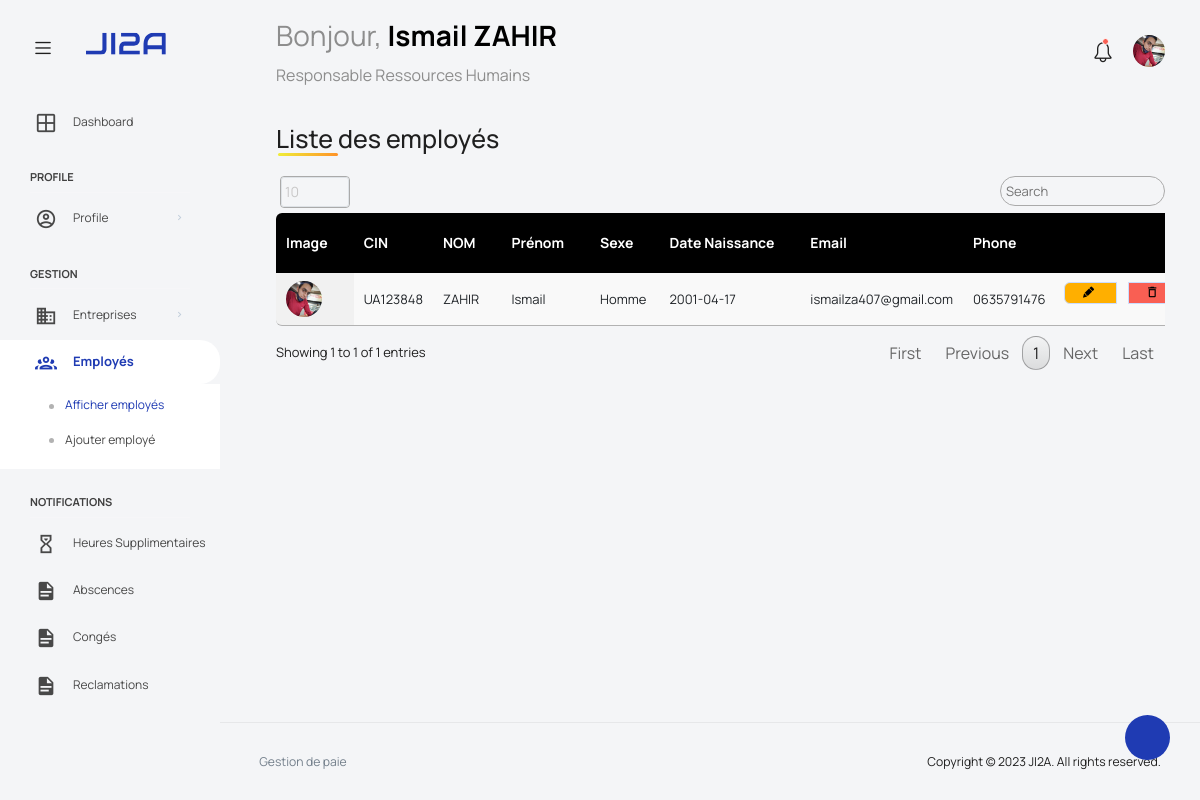
The page /views/view_employes.php (signed in) on the database its author committed.
### tables this page shows
CREATE TABLE IF NOT EXISTS contrat (
  numContrat    INT(11) PRIMARY KEY AUTO_INCREMENT,
  idEmploye     INT(11) NOT NULL,
  idEntreprise  INT(11) NOT NULL,
  type          ENUM('CDD','CDI','CTT') NOT NULL,
  poste         VARCHAR(40) NOT NULL,
  salaireBase   DECIMAL(7,2) NOT NULL,
  dateEmbauche  DATETIME DEFAULT CURRENT_TIMESTAMP,
  dateFin       DATETIME,
  motif         TEXT
);

CREATE TABLE IF NOT EXISTS employe (
  idEmploye     INT(11) PRIMARY KEY AUTO_INCREMENT,
  nom           VARCHAR(20) NOT NULL,
  prenom        VARCHAR(20) NOT NULL,
  cin           VARCHAR(10) UNIQUE NOT NULL,
  sexe          ENUM('Homme', 'Femme') NOT NULL,
  dateNaiss     DATE NOT NULL,
  adresse       VARCHAR(100) NOT NULL,
  ville         VARCHAR(20) NOT NULL,
  email         VARCHAR(100) UNIQUE NOT NULL,
  phone         VARCHAR(10) NOT NULL,
  image         VARCHAR(80) NOT NULL,
  situationF    ENUM('Célibataire', 'Marié') NOT NULL,
  nbEnfants     INT(2) NOT NULL,
  diplome       VARCHAR(40) NOT NULL,
  numCNSS       VARCHAR(24) NOT NULL,
  numAMO        VARCHAR(24) NOT NULL,
  numCIMR       VARCHAR(24),  
  numIGR        VARCHAR(24) NOT NULL,
  password      VARCHAR(60) NOT NULL,
  createdAt     DATETIME DEFAULT CURRENT_TIMESTAMP,
  createdBy     INT(11)
);

### scripts/employe.inc.php (called while the page is built, shortened)
<?php
  function getAllEmployes ()
  {
    require_once 'connect.php';
    $stm = $pdo->prepare("SELECT * FROM employe NATURAL JOIN contrat");
    $stm->execute();
    return $stm->fetchAll(PDO::FETCH_ASSOC);
  }

### views/view_employes.php (the view, shortened to what this page needs)
<?php
  require_once '../scripts/employe.inc.php';
  $employes = getAllEmployes();
?>
<!DOCTYPE html>
<html lang="en">
<head>
  <link rel="stylesheet" href="css/table-style.css">
</head>
<body>
  <div class="container-scroller">
    <?php include('partials/_navbar.php'); ?>
    <div class="container-fluid page-body-wrapper">
      <?php include('partials/_sidebar.php'); ?>
      <div class="main-panel">
        <div class="content-wrapper">
          <div class="row">
            <div class="col-sm-12">
              <div class="home-tab">
                <div class="title">Liste des employés</div>
                <div class="table-responsive">
                  <table class="table display" id="table">
                  <thead>
                      <tr>
                        <th>Image</th>
                        <th>CIN</th>
                        <th>NOM</th>
                        <th>Prénom</th>
                        <th>Sexe</th>
                        <th>Date Naissance</th>
                        <th>Email</th>
                        <th>Phone</th>
                        <th></th>
                      </tr>
                    </thead>
                    <tbody>
                      <?php foreach ($employes as $employe) : ?>
                        <tr onclick="document.location.href='view_employe.php?id=<?php echo $employe['idEmploye']; ?>'">
                          <td><img src="images/profile/<?php echo $employe['image']; ?>" width="40px" height="40px" alt="profile image">
                          </td>
                          <td><?php echo $employe['cin']; ?></td>
                          <td><?php echo $employe['nom']; ?></td>
                          <td><?php echo $employe['prenom']; ?></td>
                          <td><?php echo $employe['sexe']; ?></td>
                          <td><?php echo $employe['dateNaiss']; ?></td>
                          <td><?php echo $employe['email']; ?></td>
                          <td><?php echo $employe['phone']; ?></td>
                          <td>
                            <form action="../scripts/employe.php" method="post">
                              <div class="btn-group" role="group" aria-label="Basic radio toggle button group">
                                <label class="btn btn-warning" for="btnradio1" title="Modifier"><i class="mdi mdi-lead-pencil"></i></i></label>
                                <label class="btn btn-danger" for="btnradio2" title="Supprimer"><i class="mdi mdi-delete-outline"></i></label>
                              </div>
                            </form>
                          </td>
                        </tr>
                      <?php endforeach; ?>
                    </tbody>
                  </table>
                </div>
              </div>
            </div>
          </div>
        </div>
      </div>
    </div>
  </div>
</body>
</html>

### views/partials/_navbar.php (shortened to what this page needs)
<nav class="navbar default-layout col-lg-12 col-12 p-0 fixed-top d-flex align-items-top flex-row">
  <div class="text-center navbar-brand-wrapper d-flex align-items-center justify-content-start">
    <div class="me-3">
      <button class="navbar-toggler navbar-toggler align-self-center" type="button" data-bs-toggle="minimize">
        <span class="icon-menu"></span>
      </button>
    </div>
    <div>
      <a class="navbar-brand brand-logo" href="home.php">
        <img src="images/logo.svg" alt="logo" />
      </a>
    </div>
  </div>
  <div class="navbar-menu-wrapper d-flex align-items-top">
    <ul class="navbar-nav">
      <li class="nav-item font-weight-semibold d-none d-lg-block ms-0">
        <h1 class="welcome-text">Bonjour, <span class="text-black fw-bold"><?php echo $_SESSION['auth']['prenom']." ".$_SESSION['auth']['nom']; ?></span></h1>
        <h3 class="welcome-sub-text"><?php echo $_SESSION['auth']['poste']; ?></h3>
      </li>
    </ul>
    <ul class="navbar-nav ms-auto">
      <li class="nav-item dropdown">
        <a class="nav-link count-indicator" id="notificationDropdown" href="#" data-bs-toggle="dropdown">
          <i class="icon-bell"></i>
          <span class="count"></span>
        </a>
      </li>
      <li class="nav-item dropdown d-none d-lg-block user-dropdown">
        <a class="nav-link" id="UserDropdown" href="#" data-bs-toggle="dropdown" aria-expanded="false">
          <img class="img-xs rounded-circle" src="images/profile/<?php echo $_SESSION['auth']['image']; ?>" alt="Profile image"> </a>
      </li>
    </ul>
  </div>
</nav>

### views/partials/_sidebar.php (shortened to what this page needs)
<nav class="sidebar sidebar-offcanvas" id="sidebar">
  <ul class="nav">
      <li class="nav-item">
        <a class="nav-link" href="home.php">
          <i class="mdi mdi-grid-large menu-icon"></i>
          <span class="menu-title">Dashboard</span>
        </a>
      </li>
      <li class="nav-item nav-category">Profile</li>
      <li class="nav-item">
        <a class="nav-link" data-bs-toggle="collapse" href="#profile" aria-expanded="false" aria-controls="profile">
          <i class="menu-icon mdi mdi-account-circle-outline"></i>
          <span class="menu-title">Profile</span>
          <i class="menu-arrow"></i>
        </a>
      </li>
      <?php if ($_SESSION['auth']['poste'] == "Responsable Ressources Humains"): ?>
      <li class="nav-item nav-category">Gestion</li>
      <li class="nav-item">
        <a class="nav-link" data-bs-toggle="collapse" href="#entreprise" aria-expanded="false" aria-controls="entreprise">
          <i class="menu-icon mdi mdi-domain"></i>
          <span class="menu-title">Entreprises</span>
          <i class="menu-arrow"></i>
        </a>
      </li>
      <li class="nav-item">
        <a class="nav-link" data-bs-toggle="collapse" href="#employe" aria-expanded="false" aria-controls="employe">
          <i class="menu-icon mdi mdi-account-group-outline"></i>
          <span class="menu-title">Employés</span>
        </a>
        <div class="collapse" id="employe">
          <ul class="nav flex-column sub-menu">
            <li class="nav-item"><a class="nav-link" href="view_employes.php">Afficher employés</a></li>
            <li class="nav-item"><a class="nav-link" href="add_employe.php">Ajouter employé</a></li>
          </ul>
        </div>
      </li>
      <li class="nav-item nav-category">Notifications</li>
      <li class="nav-item">
        <a class="nav-link" href="view_heuresSupp.php">
          <i class="menu-icon mdi mdi-timer-sand"></i>
          <span class="menu-title">Heures Supplimentaires</span>
        </a>
      </li>
      <li class="nav-item">
        <a class="nav-link" href="">
          <i class="menu-icon mdi mdi-file-document"></i>
          <span class="menu-title">Abscences</span>
        </a>
      </li>
      <li class="nav-item">
        <a class="nav-link" href="">
          <i class="menu-icon mdi mdi-file-document"></i>
          <span class="menu-title">Congés</span>
        </a>
      </li>
      <li class="nav-item">
        <a class="nav-link" href="view_reclamations.php">
          <i class="menu-icon mdi mdi-file-document"></i>
          <span class="menu-title">Reclamations</span>
        </a>
      </li>
      <?php else: ?>
      <?php endif; ?>
  </ul>
</nav>

### views/css/style.css (style rules this page uses)
body { background-color: #F4F5F7; margin: 0; }
.title { font-size: 25px; font-weight: 500; position: relative; margin-bottom: 20px; }
.title::before { content: ""; position: absolute; left: 2px; bottom: 0; height: 3px; width: 60px; border-radius: 5px; background: linear-gradient(135deg, #efef38, #ff9027); }

### views/css/table-style.css (style rules this page uses)
table { border-spacing: 1; border-collapse: collapse; background: white; border-radius: 6px; overflow: hidden; width: 100%; margin: 0 auto; position: relative; }
table * { position: relative; }
table td, table th { padding-left: 8px; }
table thead tr { height: 60px; background: #000000; font-size: 16px; color: white; }
table tbody tr { height: 48px; border-bottom: 1px solid #e3f1d5; }
table tbody tr:last-child { border: 0; }
table td, table th { text-align: left; }

### rows shown on the page
contrat: idEmploye.image (picture), idEmploye.cin "UA123848", idEmploye.nom "ZAHIR", idEmploye.prenom "Ismail", idEmploye.sexe "Homme", idEmploye.dateNaiss "2001-04-17", idEmploye.email "ismailza407@gmail.com", idEmploye.phone "0635791476"

### other values the page prints
$_SESSION['auth']['prenom'] "Ismail"
$_SESSION['auth']['nom'] "ZAHIR"
$_SESSION['auth']['poste'] "Responsable Ressources Humains"
